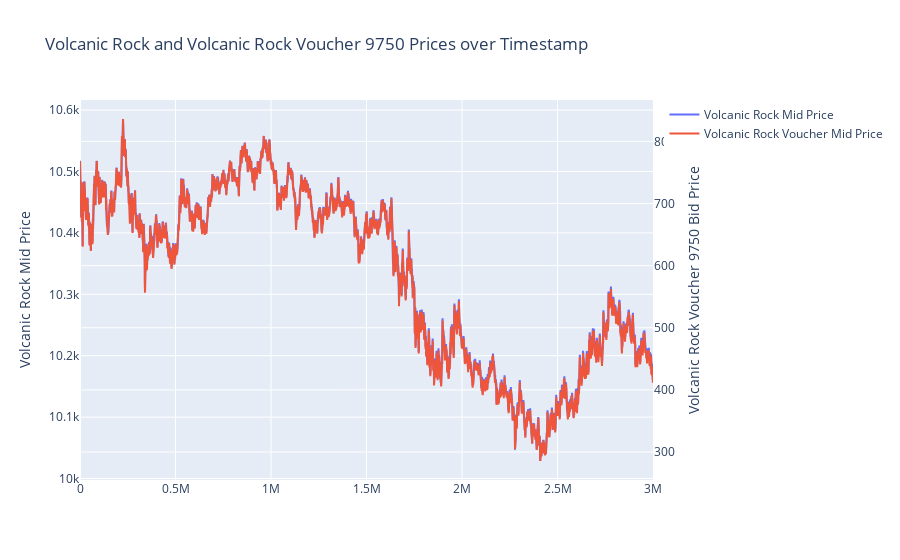

The notebook cell saved with this chart:
### Code cell
fig = go.Figure()
fig.add_trace(go.Scatter(x=df_volcanic_rock['timestamp'], y=df_volcanic_rock['mid_price'], name='Volcanic Rock Mid Price'))
fig.add_trace(go.Scatter(x=df_volcanic_rock_voucher_9750['timestamp'], y=df_volcanic_rock_voucher_9750['mid_price'], name='Volcanic Rock Voucher Mid Price', yaxis='y2'))
fig.update_layout(title='Volcanic Rock and Volcanic Rock Voucher 9750 Prices over Timestamp', yaxis=dict(title='Volcanic Rock Mid Price'), yaxis2=dict(title='Volcanic Rock Voucher 9750 Bid Price', overlaying='y', side='right'))
fig.show()

### Figure 1 — Plotly figure (JSON) as saved in the notebook; plotly's stock layout.template omitted (floating-point values rounded to 4 significant figures; data arrays with more than 128 entries replaced by an {"elided": "..."} marker saying what was removed)
{"data": [{"name": "Volcanic Rock Mid Price", "type": "scatter", "x": {"elided": "30000 int values"}, "y": {"elided": "30000 float values"}}, {"name": "Volcanic Rock Voucher Mid Price", "type": "scatter", "x": {"elided": "30000 int values"}, "y": {"elided": "30000 float values"}, "yaxis": "y2"}], "layout": {"title": {"text": "Volcanic Rock and Volcanic Rock Voucher 9750 Prices over Timestamp"}, "yaxis": {"title": {"text": "Volcanic Rock Mid Price"}}, "yaxis2": {"overlaying": "y", "side": "right", "title": {"text": "Volcanic Rock Voucher 9750 Bid Price"}}}}
